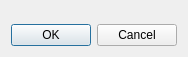
<?xml version="1.0" encoding="UTF-8"?>
<ui version="4.0">
 <class>PreProcessorScalarBarEditDialog</class>
 <widget class="QDialog" name="PreProcessorScalarBarEditDialog">
  <property name="geometry">
   <rect>
    <x>0</x>
    <y>0</y>
    <width>174</width>
    <height>57</height>
   </rect>
  </property>
  <property name="windowTitle">
   <string>Color Legend Setting</string>
  </property>
  <layout class="QVBoxLayout" name="verticalLayout">
   <item>
    <widget class="PreProcessorWindowScalarBarSettingWidget" name="scalarBarWidget" native="true"/>
   </item>
   <item>
    <widget class="QDialogButtonBox" name="buttonBox">
     <property name="orientation">
      <enum>Qt::Horizontal</enum>
     </property>
     <property name="standardButtons">
      <set>QDialogButtonBox::Cancel|QDialogButtonBox::Ok</set>
     </property>
    </widget>
   </item>
  </layout>
 </widget>
 <customwidgets>
  <customwidget>
   <class>PreProcessorWindowScalarBarSettingWidget</class>
   <extends>QWidget</extends>
   <header>misc/preprocessorwindowscalarbarsettingwidget.h</header>
   <container>1</container>
  </customwidget>
 </customwidgets>
 <resources/>
 <connections>
  <connection>
   <sender>buttonBox</sender>
   <signal>accepted()</signal>
   <receiver>PreProcessorScalarBarEditDialog</receiver>
   <slot>accept()</slot>
   <hints>
    <hint type="sourcelabel">
     <x>248</x>
     <y>254</y>
    </hint>
    <hint type="destinationlabel">
     <x>157</x>
     <y>274</y>
    </hint>
   </hints>
  </connection>
  <connection>
   <sender>buttonBox</sender>
   <signal>rejected()</signal>
   <receiver>PreProcessorScalarBarEditDialog</receiver>
   <slot>reject()</slot>
   <hints>
    <hint type="sourcelabel">
     <x>316</x>
     <y>260</y>
    </hint>
    <hint type="destinationlabel">
     <x>286</x>
     <y>274</y>
    </hint>
   </hints>
  </connection>
 </connections>
</ui>
